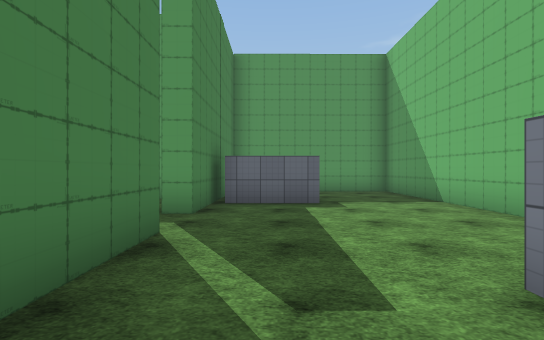
view 1 (above)

24 first-person views from a walk through a 3-D level made in the Unity game engine. The camera is 1.4 m above the floor, looks level and sees 85° across. The floor is counted in squares, 2 m on a side. Each view is taken from the middle of a square. On the plan, view 1 faces up. The plan holds only what a view shows up to about 10 squares ahead; the rest is blank. The place goes on beyond the plan. The player is left out. Some animated figures are left out. Some surface patterns are stand-ins.

view 2
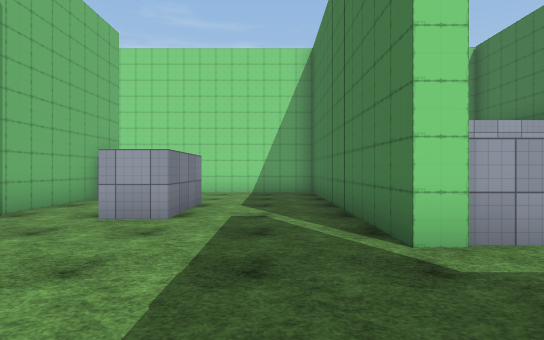

view 3
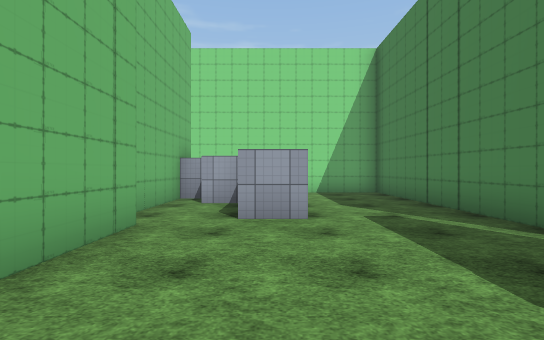

view 4
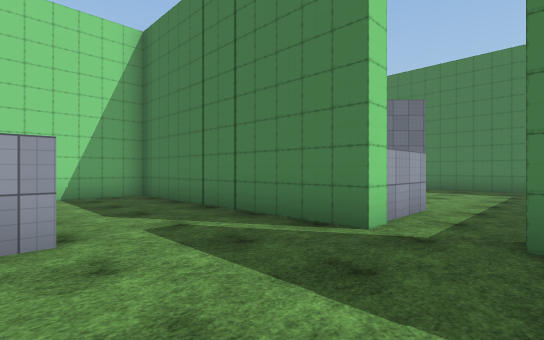

view 5
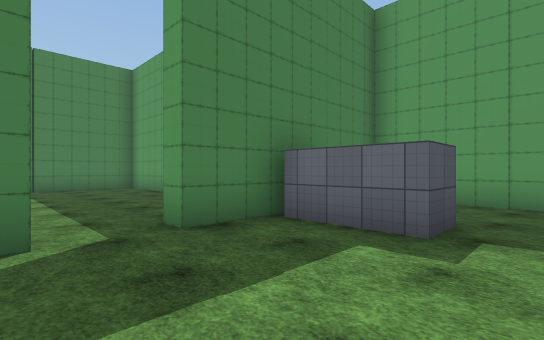

view 6
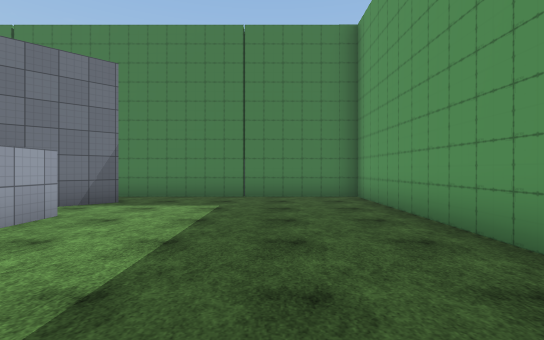

view 7
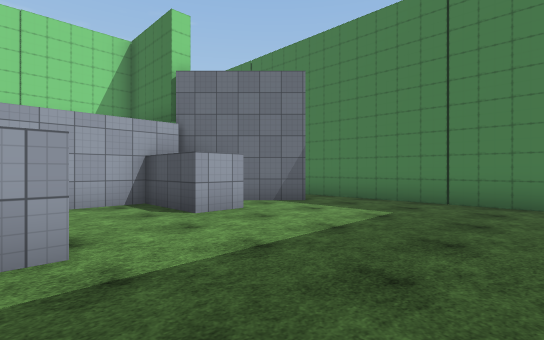

view 8
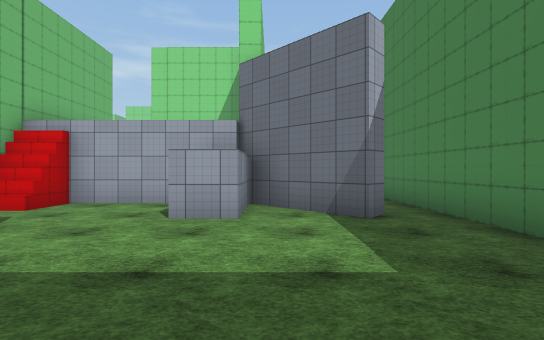

view 9
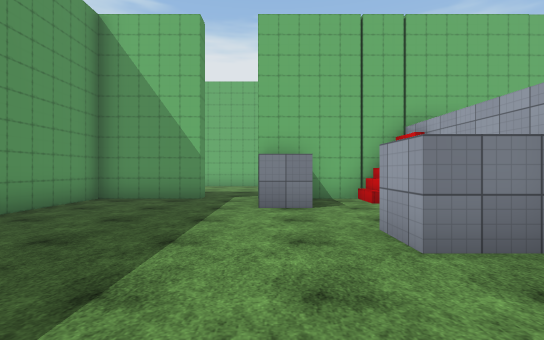

view 10
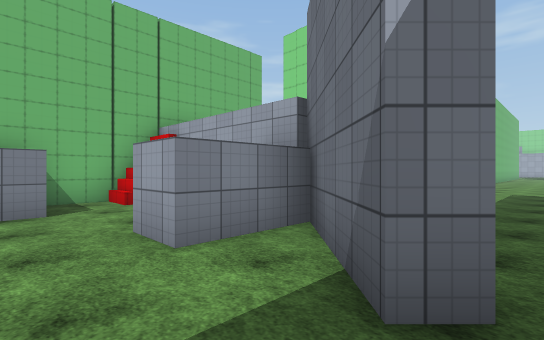

view 11
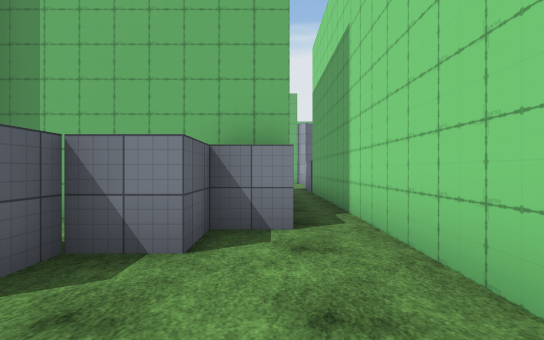

view 12
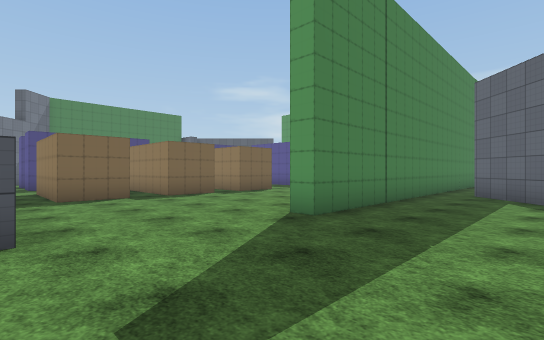

view 13
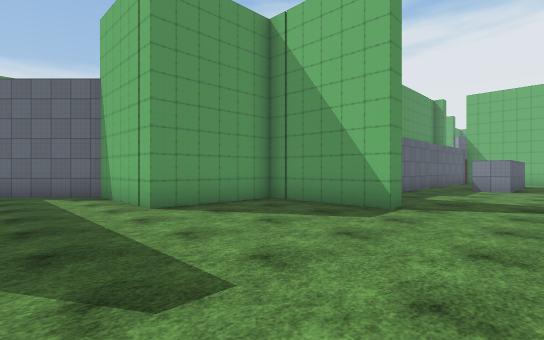

view 14
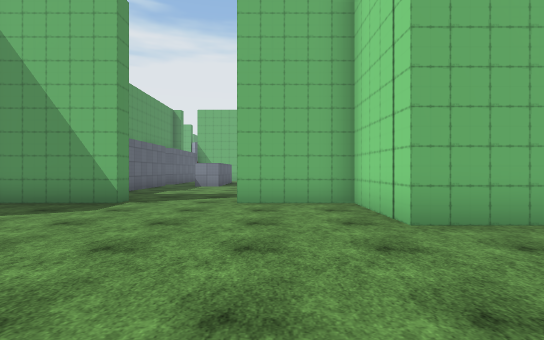

view 15
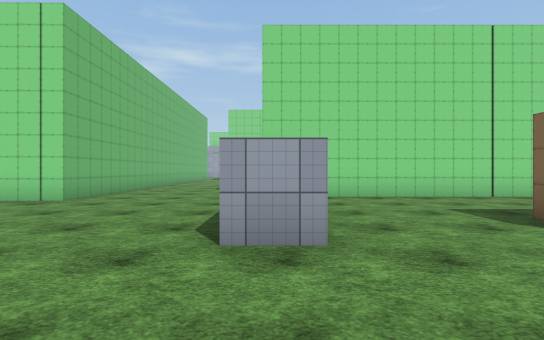

view 16
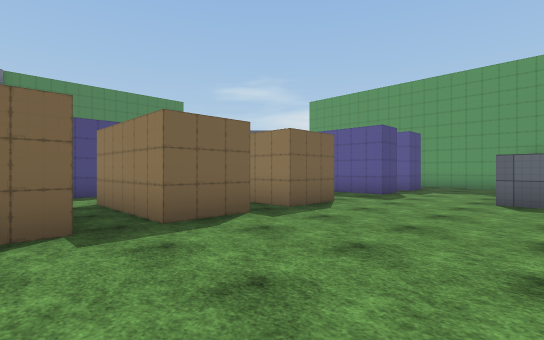

view 17
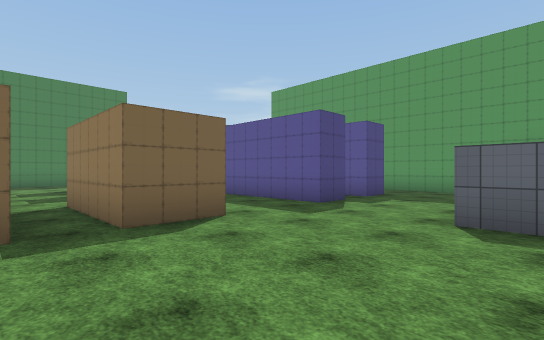

view 18
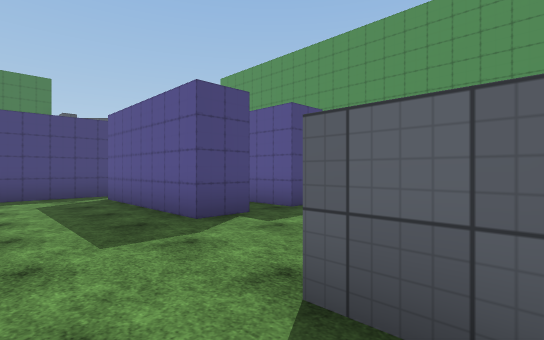

view 19
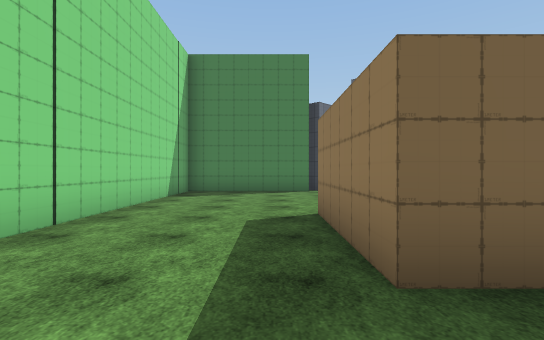

view 20
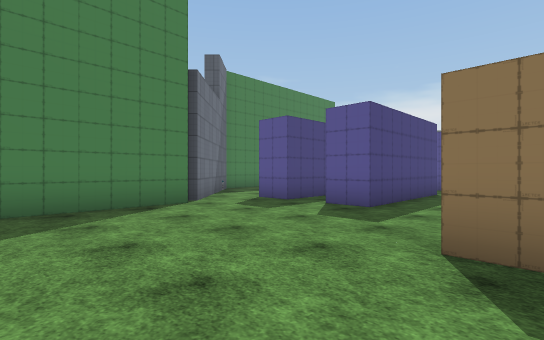

view 21
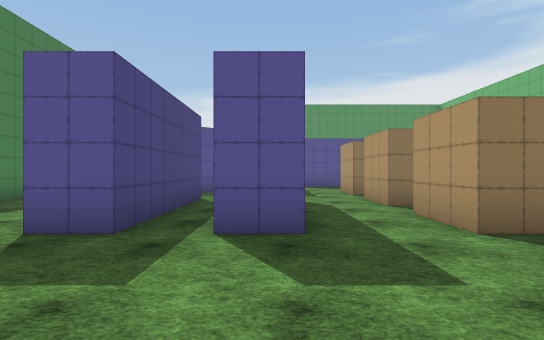

view 22
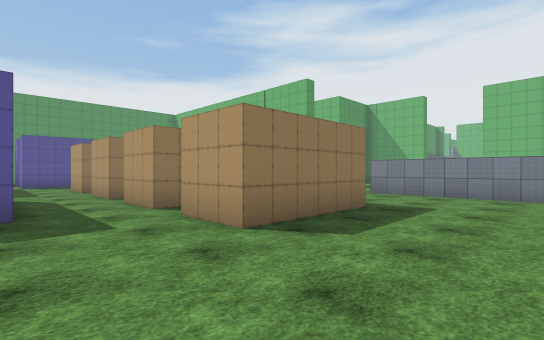

view 23
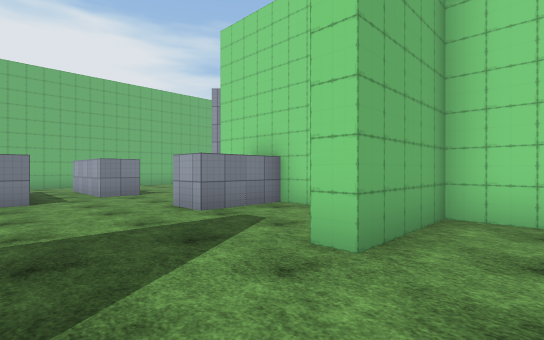

view 24
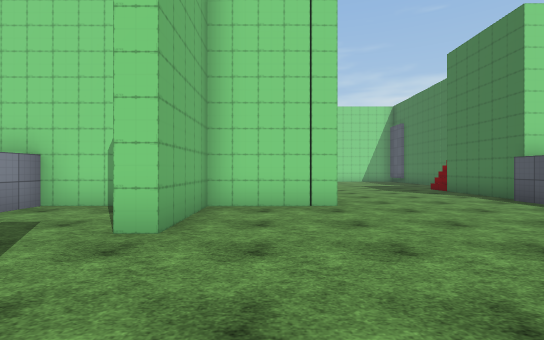

### Floor plan
Points are (right, up) in squares from view 1. A wall is a line through its corners. A room is listed if a view was taken in it or the views show most of it. See-through windows are left out.
Room 1 (views 1, 2, 3, 4, 5, 11)
walls: (-1.3, 3.3) (-1.3, -3.3) (3.4, -3.3); (3.7, 2.1) (3.7, 9.7) (0.4, 9.7); (1.5, -0.3) (1.5, 1.7) (2.5, 1.7); (2.5, -0.2) (1.9, -0.2); (1, 7.2) (1, 6.3) (-1, 6.3); (-1.3, 7.9) (-1.3, 4.7); (3.5, -2.4) (3.5, -1.3) (2.5, -1.3) (2.5, -0.3)
ways out: opening at (-1, 4) to room 2; opening at (3, 2); opening at (4, -3)
Room 2 (views 6, 7, 8, 9, 10)
walls: (-3.5, 2.2) (-3.5, 3.3) (-1.3, 3.3); (-1.3, 4.7) (-1.8, 4.7) (-1.8, 7.2) (-9.8, 7.2) (-9.8, 1.5); (-8.8, 1.3) (-8.4, 1.7) (-6.5, -0.2) (-6.5, 1.7) (-5.5, 1.7) (-5.5, -0.3) (-2.8, -0.3); (-1.8, -0.8) (-1.8, 2)
ways out: opening at (-1, 4) to room 1; opening at (-9, 0.5) to room 3
Room 3 (views 12, 13, 14, 15, 16, 17, 18, 19, 20, 21, 22, 23, 24)
walls: (-14.7, -5.3) (-14.7, -6.8) (-17.7, -6.8) (-17.7, -5.3); (-14.7, -2.8) (-14.7, -4.3) (-17.7, -4.3) (-17.7, -2.8); (-14.7, -8.4) (-14.7, -9.3) (-17.7, -9.3) (-17.7, -7.8); (-14.7, -0.3) (-14.7, -1.8) (-17.7, -1.8) (-17.7, -0.3); (-11, 1.3) (-12.1, 1.3); (-11.5, -11.6) (-11.5, -7.7) (-10.5, -7.7); (-9.8, 1.5) (-9.8, -4.3) (-10.4, -4.3); (-10.5, -12) (-10.5, -12.9); (-19.6, -2.8) (-19.6, -6.8) (-20.8, -6.8); (-10.8, -13) (-10.8, -15.8); (-14.7, 3.2) (-14.7, 2.2) (-18.8, 2.2); (-3.3, -6.8) (-3.8, -6.8) (-3.8, -3.7) (-6.8, -3.7) (-6.8, -0.7) (-8.8, 1.3); (-21.7, -2.8) (-21.7, -6.8) (-22.8, -6.8); (-14.7, 5.2) (-14.7, 4.3) (-16, 4.3); (-19.6, 2.5) (-19.6, 0.4); (-21.8, -0.7) (-22.3, -0.8); (-22.7, -8.8) (-22.7, -12.8) (-12.4, -12.8); (-6.3, -15) (-6.3, -11.7) (-3.8, -11.7) (-3.8, -9.3) (-3.3, -9.3); (-2, -11.7) (-0.5, -11.7) (-0.5, -9.7) (0.5, -9.7); (-13.4, 7.2) (-15, 7.2); (-24.4, -7) (-23, -8.4); (1.4, -5.3) (-0.3, -5.3); (3.7, -7.8) (2.5, -7.8) (2.5, -6.8); (3.5, -9.3) (6.5, -9.3)
ways out: opening at (-9, 0.5) to room 2; opening at (2, -6); opening at (3, -10.5)

Positions as (right, up) in squares from view 1, and headings:
1: (0, 0), facing up
2: (0, 6), facing down
3: (2, 6), facing down
4: (2, 5), facing down-left
5: (2, 3), facing up-left
6: (-2, 5), facing left
7: (-3, 6), facing down-left
8: (-7, 6), facing down
9: (-9, 3), facing right
10: (-9, 3), facing down-right
11: (0, -2), facing right
12: (-7, -8), facing up-left
13: (-9, -9), facing up-right
14: (-10, -10), facing right
15: (-11, -5), facing down
16: (-11, -6), facing up-left
17: (-11, -3), facing up-left
18: (-11, 0), facing up-left
19: (-13, -10), facing left
20: (-17, -12), facing up-left
21: (-20, -10), facing up
22: (-20, -12), facing up-right
23: (-5, -7), facing down-right
24: (-5, -6), facing down
